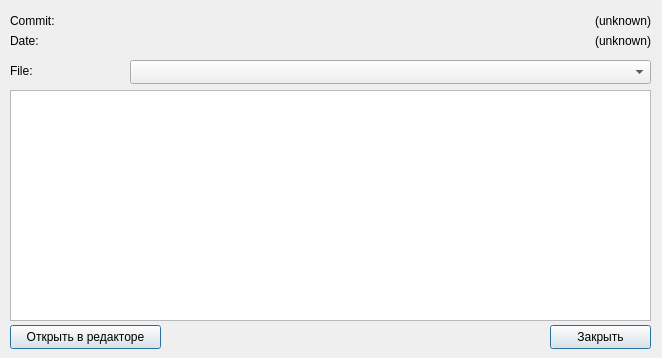
<?xml version="1.0" encoding="UTF-8"?>
<ui version="4.0">
 <class>CommitWindow</class>
 <widget class="QMainWindow" name="CommitWindow">
  <property name="geometry">
   <rect>
    <x>0</x>
    <y>0</y>
    <width>662</width>
    <height>358</height>
   </rect>
  </property>
  <property name="sizePolicy">
   <sizepolicy hsizetype="Fixed" vsizetype="Fixed">
    <horstretch>0</horstretch>
    <verstretch>0</verstretch>
   </sizepolicy>
  </property>
  <property name="windowTitle">
   <string>Commit: </string>
  </property>
  <widget class="QWidget" name="centralwidget">
   <widget class="QLabel" name="label_commit_name">
    <property name="geometry">
     <rect>
      <x>10</x>
      <y>10</y>
      <width>81</width>
      <height>21</height>
     </rect>
    </property>
    <property name="sizePolicy">
     <sizepolicy hsizetype="Fixed" vsizetype="Fixed">
      <horstretch>0</horstretch>
      <verstretch>0</verstretch>
     </sizepolicy>
    </property>
    <property name="text">
     <string>Commit:</string>
    </property>
   </widget>
   <widget class="QLabel" name="label_commit">
    <property name="geometry">
     <rect>
      <x>130</x>
      <y>10</y>
      <width>521</width>
      <height>21</height>
     </rect>
    </property>
    <property name="sizePolicy">
     <sizepolicy hsizetype="Fixed" vsizetype="Fixed">
      <horstretch>0</horstretch>
      <verstretch>0</verstretch>
     </sizepolicy>
    </property>
    <property name="text">
     <string>(unknown)</string>
    </property>
    <property name="alignment">
     <set>Qt::AlignRight|Qt::AlignTrailing|Qt::AlignVCenter</set>
    </property>
   </widget>
   <widget class="QLabel" name="label_date">
    <property name="geometry">
     <rect>
      <x>130</x>
      <y>30</y>
      <width>521</width>
      <height>21</height>
     </rect>
    </property>
    <property name="sizePolicy">
     <sizepolicy hsizetype="Fixed" vsizetype="Fixed">
      <horstretch>0</horstretch>
      <verstretch>0</verstretch>
     </sizepolicy>
    </property>
    <property name="text">
     <string>(unknown)</string>
    </property>
    <property name="alignment">
     <set>Qt::AlignRight|Qt::AlignTrailing|Qt::AlignVCenter</set>
    </property>
   </widget>
   <widget class="QLabel" name="label_date_name">
    <property name="geometry">
     <rect>
      <x>10</x>
      <y>30</y>
      <width>81</width>
      <height>21</height>
     </rect>
    </property>
    <property name="sizePolicy">
     <sizepolicy hsizetype="Fixed" vsizetype="Fixed">
      <horstretch>0</horstretch>
      <verstretch>0</verstretch>
     </sizepolicy>
    </property>
    <property name="text">
     <string>Date:</string>
    </property>
   </widget>
   <widget class="QComboBox" name="box_file">
    <property name="geometry">
     <rect>
      <x>130</x>
      <y>60</y>
      <width>521</width>
      <height>24</height>
     </rect>
    </property>
   </widget>
   <widget class="QLabel" name="label_file_name">
    <property name="geometry">
     <rect>
      <x>10</x>
      <y>60</y>
      <width>81</width>
      <height>21</height>
     </rect>
    </property>
    <property name="sizePolicy">
     <sizepolicy hsizetype="Fixed" vsizetype="Fixed">
      <horstretch>0</horstretch>
      <verstretch>0</verstretch>
     </sizepolicy>
    </property>
    <property name="text">
     <string>File:</string>
    </property>
   </widget>
   <widget class="QTextBrowser" name="text_filediff">
    <property name="geometry">
     <rect>
      <x>10</x>
      <y>90</y>
      <width>641</width>
      <height>231</height>
     </rect>
    </property>
    <property name="sizePolicy">
     <sizepolicy hsizetype="Fixed" vsizetype="Fixed">
      <horstretch>0</horstretch>
      <verstretch>0</verstretch>
     </sizepolicy>
    </property>
    <property name="font">
     <font>
      <family>Monospace</family>
     </font>
    </property>
    <property name="lineWrapMode">
     <enum>QTextEdit::NoWrap</enum>
    </property>
    <property name="html">
     <string>&lt;!DOCTYPE HTML PUBLIC &quot;-//W3C//DTD HTML 4.0//EN&quot; &quot;http://www.w3.org/TR/REC-html40/strict.dtd&quot;&gt;
&lt;html&gt;&lt;head&gt;&lt;meta name=&quot;qrichtext&quot; content=&quot;1&quot; /&gt;&lt;style type=&quot;text/css&quot;&gt;
p, li { white-space: pre-wrap; }
&lt;/style&gt;&lt;/head&gt;&lt;body style=&quot; font-family:'Monospace'; font-size:10pt; font-weight:400; font-style:normal;&quot;&gt;
&lt;p style=&quot;-qt-paragraph-type:empty; margin-top:0px; margin-bottom:0px; margin-left:0px; margin-right:0px; -qt-block-indent:0; text-indent:0px;&quot;&gt;&lt;br /&gt;&lt;/p&gt;&lt;/body&gt;&lt;/html&gt;</string>
    </property>
   </widget>
   <widget class="QPushButton" name="button_open">
    <property name="geometry">
     <rect>
      <x>10</x>
      <y>325</y>
      <width>151</width>
      <height>24</height>
     </rect>
    </property>
    <property name="sizePolicy">
     <sizepolicy hsizetype="Fixed" vsizetype="Fixed">
      <horstretch>0</horstretch>
      <verstretch>0</verstretch>
     </sizepolicy>
    </property>
    <property name="text">
     <string>Открыть в редакторе</string>
    </property>
    <property name="default">
     <bool>true</bool>
    </property>
   </widget>
   <widget class="QPushButton" name="button_close">
    <property name="geometry">
     <rect>
      <x>550</x>
      <y>325</y>
      <width>101</width>
      <height>24</height>
     </rect>
    </property>
    <property name="sizePolicy">
     <sizepolicy hsizetype="Fixed" vsizetype="Fixed">
      <horstretch>0</horstretch>
      <verstretch>0</verstretch>
     </sizepolicy>
    </property>
    <property name="text">
     <string>Закрыть</string>
    </property>
    <property name="default">
     <bool>true</bool>
    </property>
   </widget>
  </widget>
 </widget>
 <resources/>
 <connections/>
</ui>
